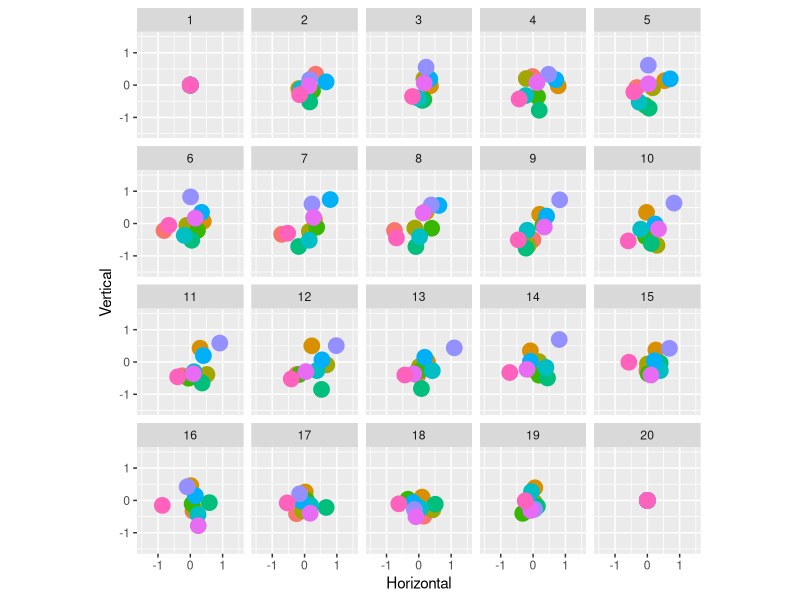
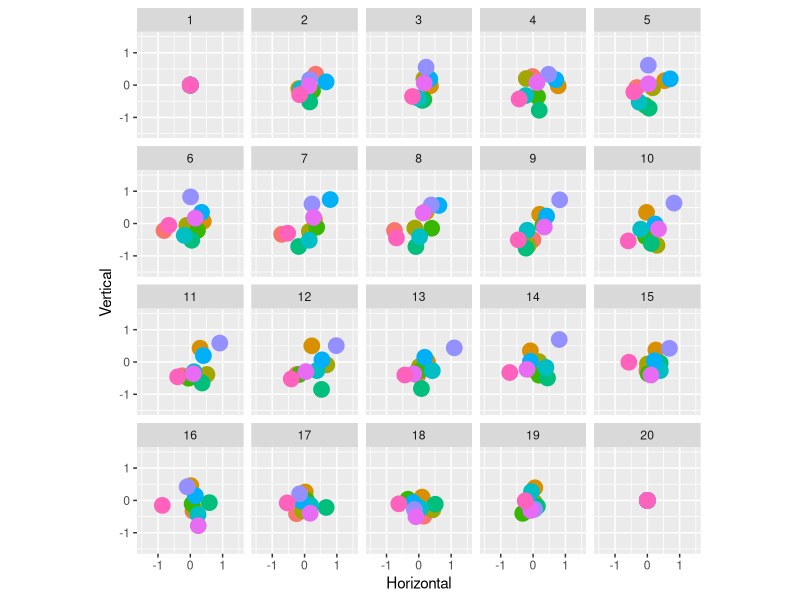

These figures' R source, in order:
######## From the great post by DJ Navaro ########
########    I have changed wake to mark   ########
library(e1071)
library(tidyverse)
library(gganimate)

ntimes <- 20  # how many time points to run the bridge?
nseries <- 10 # how many time series to generate?

# function to generate the brownian bridges
make_bridges <- function(ntimes, nseries) {
  replicate(nseries, c(0,rbridge(frequency = ntimes-1))) %>% as.vector()
}

# construct tibble
tbl <- tibble(
  Time = rep(1:ntimes, nseries),
  Horizontal = make_bridges(ntimes, nseries),
  Vertical = make_bridges(ntimes, nseries),
  Series = gl(nseries, ntimes)
)

glimpse(tbl)
table(tbl$Series)


## Make a base pic
base_pic <- tbl %>%
  ggplot(aes(
    x = Horizontal, 
    y = Vertical, 
    colour = Series)) + 
  geom_point(
    show.legend = FALSE,
    size = 5) + 
  coord_equal() + 
  xlim(-1.5, 1.5) + 
  ylim(-1.5, 1.5)

base_pic + facet_wrap(~Time)

#Base Anim
base_anim <- base_pic + transition_time(time = Time) 

#Single Color mark
mark1<- base_anim + 
  shadow_mark(size = 1, 
              alpha = 0.5,
              colour = "black"
  )
mark1 %>% animate(detail = 5, type = "cairo")


#Multi color mark
#Create a set of colors for us to use. Normally I would match them up (red with light red ect.) but for this example we wont. 
library(fields)
cols<-tim.colors(10)

#Assign each series their own color in the tbl, There is certainly a better way to do this; but I don't know it. 
tbl<-tbl %>% select(Time:Series) %>% mutate(col=case_when(
  Series== 1  ~ cols[1],
  Series== 2  ~ cols[2],
  Series== 3  ~ cols[3],
  Series== 4  ~ cols[4],
  Series== 5  ~ cols[5],
  Series== 6  ~ cols[6],
  Series== 7  ~ cols[7],
  Series== 8  ~ cols[8],
  Series== 9  ~ cols[9],
  Series== 10  ~ cols[10]))

#Arrange the tbl based on the time variable; this is so that the order of the color column matches the order gganimate will turn your data into. 
tbl<-tbl %>% arrange(Time)

#Redo the above
base_pic <- tbl %>%
  ggplot(aes(
    x = Horizontal, 
    y = Vertical, 
    colour = Series)) + 
  geom_point(
    show.legend = FALSE,
    size = 5) + 
  coord_equal() + 
  xlim(-1.5, 1.5) + 
  ylim(-1.5, 1.5)

base_pic + facet_wrap(~Time)

#Base Anim
base_anim <- base_pic + transition_time(time = Time) 

markcol <- base_anim + 
  shadow_mark(alpha=0.6, 
              colour=tbl$col, 
              size = 1.5)
markcol %>% animate()
